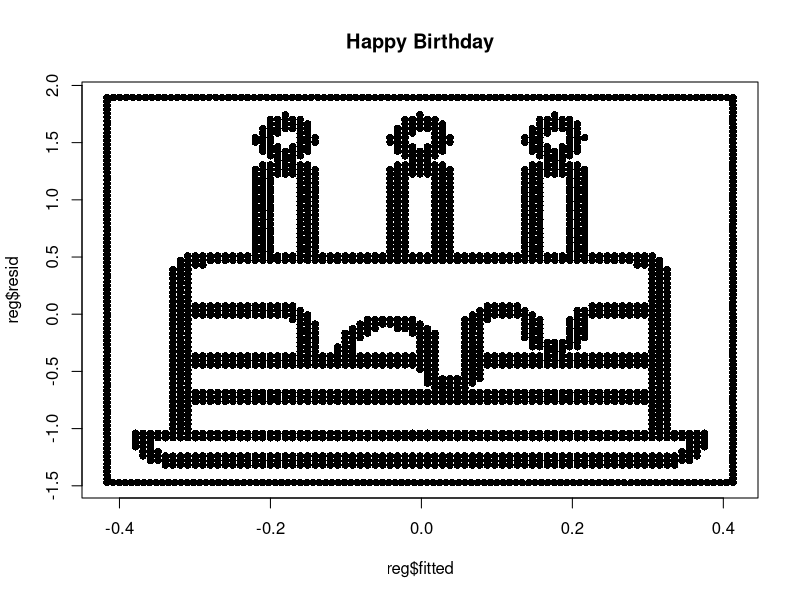

Write R code to recreate this figure.
#  Paste into R
setwd("~/Desktop/sip/data/")
data3.df<-read.csv("happy.csv")
reg <- lm(Y~X.1+X.2+X.3+X.4+X.5,data=data3.df)
plot(reg$fitted,reg$resid,type="n",main="Happy Birthday")
points(reg$fitted,reg$resid,pch=16)
#  :-)
